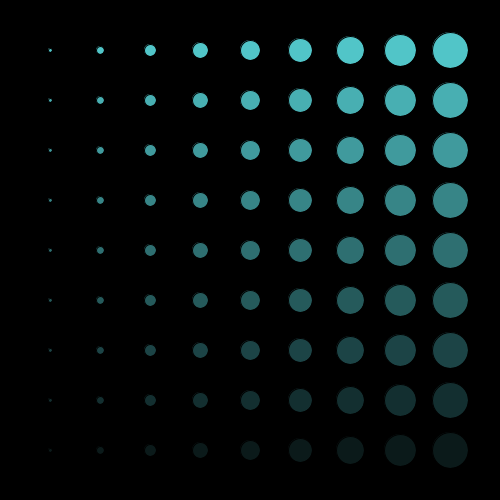
Frame 1 (no input)
Frame 60 (the mouse pressed at the canvas centre just before this capture): identical to frame 1, image omitted
Frame 120 (the mouse held since frame 60 and released just before this capture): identical to frame 1, image omitted

The Processing sketch that drew this single still picture (run headless with seeded random() and noise(); from frame 60 on, the mouse is pressed at the canvas centre):

// Processing sketch: processing_38332
// ── processing_38332.pde

void setup() {
  size(500, 500);  
  smooth();
}

void draw() {
  background(0);
  int space = 50; 
  for (int col = 1; col <= 9; col++) {
    for (int row = 1; row <= 9; row++) {
      fill(90, 218, 222, 255-(25*row));
      ellipse(space*col, space*row, 4*col, 4*col);
    }
  }
}
                
                
